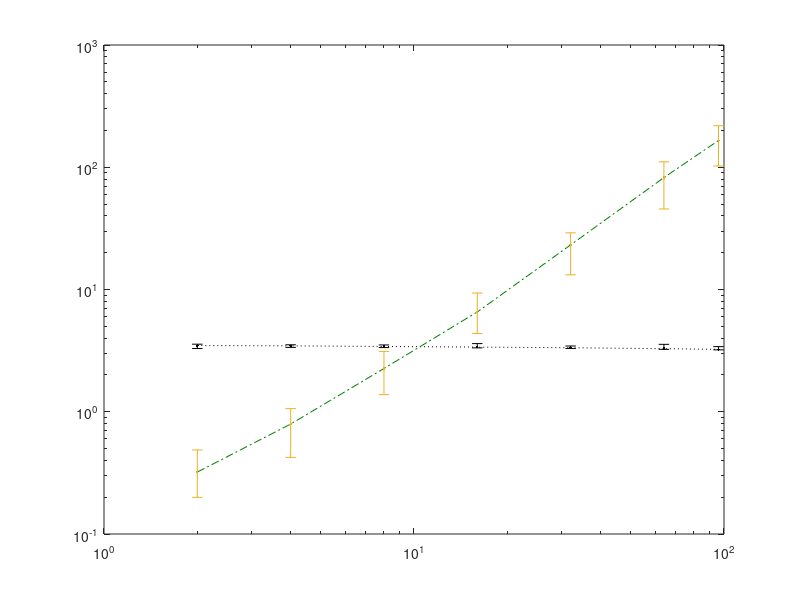

Here is the MATLAB script that generated this plot: (Note: this script raises an error after producing the figure.)
% Generate Figure 18 for the paper
%    S. Weiss, S.J. Schlecht, and M. Moonen: "Best Least Squares Paraunitary 
%    Approximation of Matrices of Analytic Functions," submitted to IEEE 
%    Trans. Signal Process., submitted Mar. 2025.
%
% Plot results for an ensemble simulation with different matrix dimensions.
% The results are read in from a text file, which is generated by the scripts
% ProcrustesLargeMatrixEnsembleTest.m, which calls
% ProcrustesLargeMatrixSingleTest.m.

clear all; close all;

%-------------------------------------------------------------------------------
% read in results generated by ProcrustesLargeMatrixEnsenbleTest.m
%-------------------------------------------------------------------------------
Res = dlmread('LargeMatrixEnsembleResults.txt');

% instances with problems (these outliers fall outside the considered 
% percentiles):
%  93,32,4096,4096,0.00026977,35.062,43.1
%  10,64,32768,10017,2.8355e-11,64.691,402.89
%  40,64,4096,4096,5.0618e-09,93.566,102.62
%  55,64,16384,3561,1.0202e-11,59.358,177.2

%-------------------------------------------------------------------------------
% evaluate statistics --- median and 90% percentiles
%-------------------------------------------------------------------------------
M = [2, 4, 8, 16, 32, 64, 96];
R = zeros(length(M),12);
% the following only works if all M have the same number of results N
N = 100;
Stats = zeros(12,length(M));
for k = 1:4,
   Interim = zeros(N,length(M));
   for m = 1:length(M),
      MIndex = find(Res(:,2)==M(m));
      Interim(:,m) = sort(Res(MIndex,k+3));
   end;
   Stats(3*(k-1)+1:3*k,:) = Interim([6; ceil(N/2); 95],:);
end;

%-------------------------------------------------------------------------------
% plot curves
%-------------------------------------------------------------------------------
% for legend only
loglog([1 1],[1 1],'b-'); hold on;
loglog([1 1],[1 1],'r--');
loglog([1 1],[1 1],'k:');
loglog([1 1],[1 1],'-.','color',[0 0.5 0]);
% now the actual curves --- order of Procrustes solution
loglog(M,Stats(2,:)/100,'k:');
errorbar(M,Stats(2,:)/100,(Stats(2,:)-Stats(1,:))/100,...
        (Stats(3,:)-Stats(2,:))/100,'k.');
% paraunitarity error
loglog(M,Stats(5,:)*1e14,'-.','color',[0 0.5 0]);
errorbar(M,Stats(5,:)*1e14,(Stats(5,:)-Stats(4,:))*1e14,...
         (Stats(6,:)-Stats(5,:))*1e14,'.','color',[0 0.5 0]);
% least squares error
loglog(M,Stats(8,:),'b-');
errorbar(0.98*M,Stats(8,:),(Stats(8,:)-Stats(7,:)),(Stats(9,:)-Stats(8,:)),'b.');
% computation time
loglog(M,Stats(11,:),'r--');
errorbar(1.02*M,Stats(11,:),(Stats(11,:)-Stats(10,:)),...
         (Stats(12,:)-Stats(11,:)),'r.');
% labelling etc
set(gca,'TickLabelInterpreter','latex','XTick',M,'XTickLabel',...
    {'$2$','$4$','$8$','$16$','$32$','$64$','$96$'});
axis([1.9 100 0.1 300]);
grid;
legend({'least squares error $e_{\mathrm{LS}}$','computation time $T$/[s]',...
        'order $\mathcal{O}\{\hat{\textbf{\textit{Q}}}(z)\}/100$',...
          'paraunitarity error $e_{\mathrm{PU}} \cdot10^{14}$'},...
        'interpreter','latex','location','NorthWest');
set(gcf,'OuterPosition',[230 250 570 450]);
set(gca,'LooseInset',get(gca,'TightInset'));
xlabel('matrix dimension $M$','interpreter','latex'); 
ylabel('value','interpreter','latex');
print -depsc TSP_PPP_Fig18.eps


